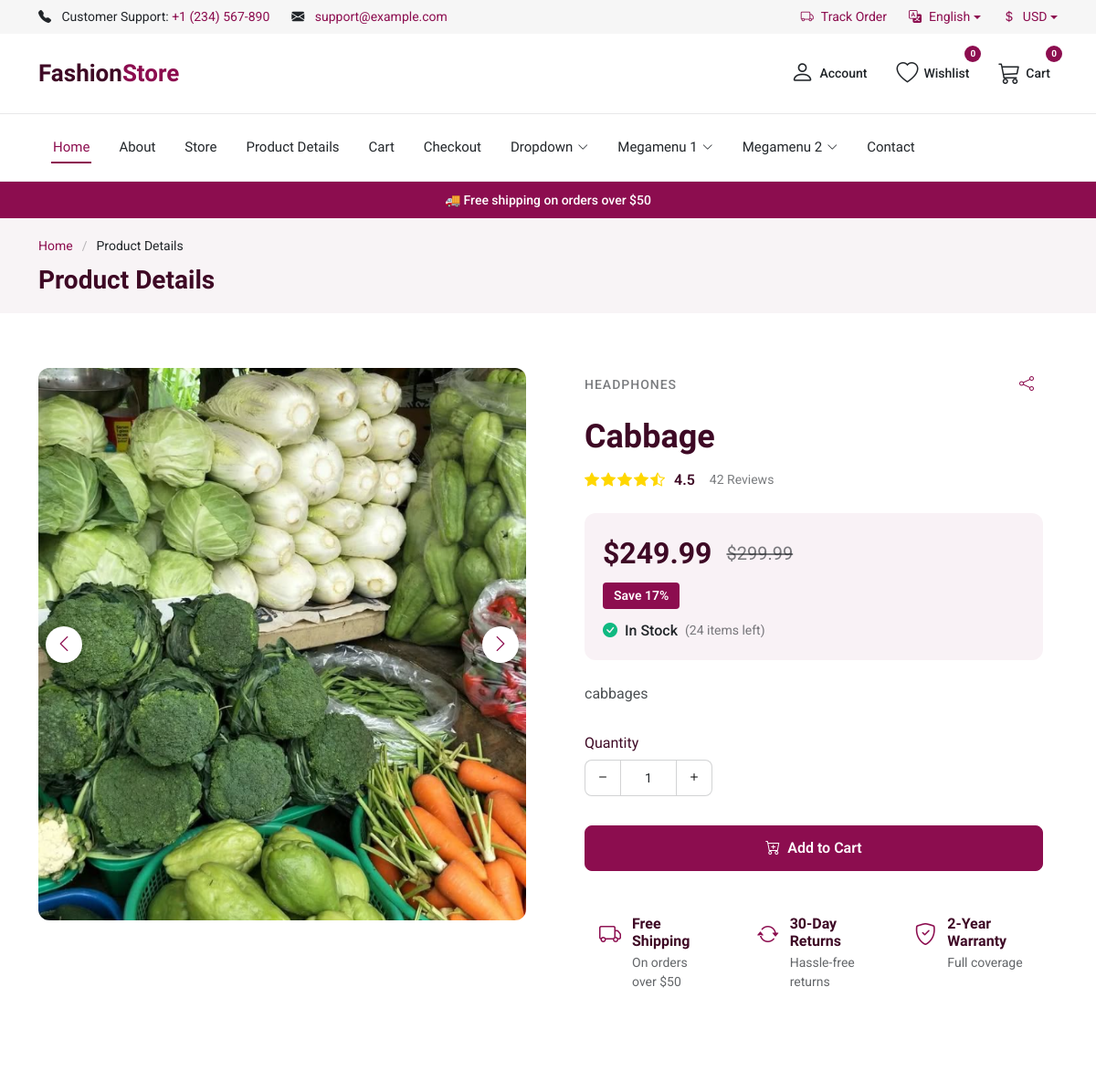
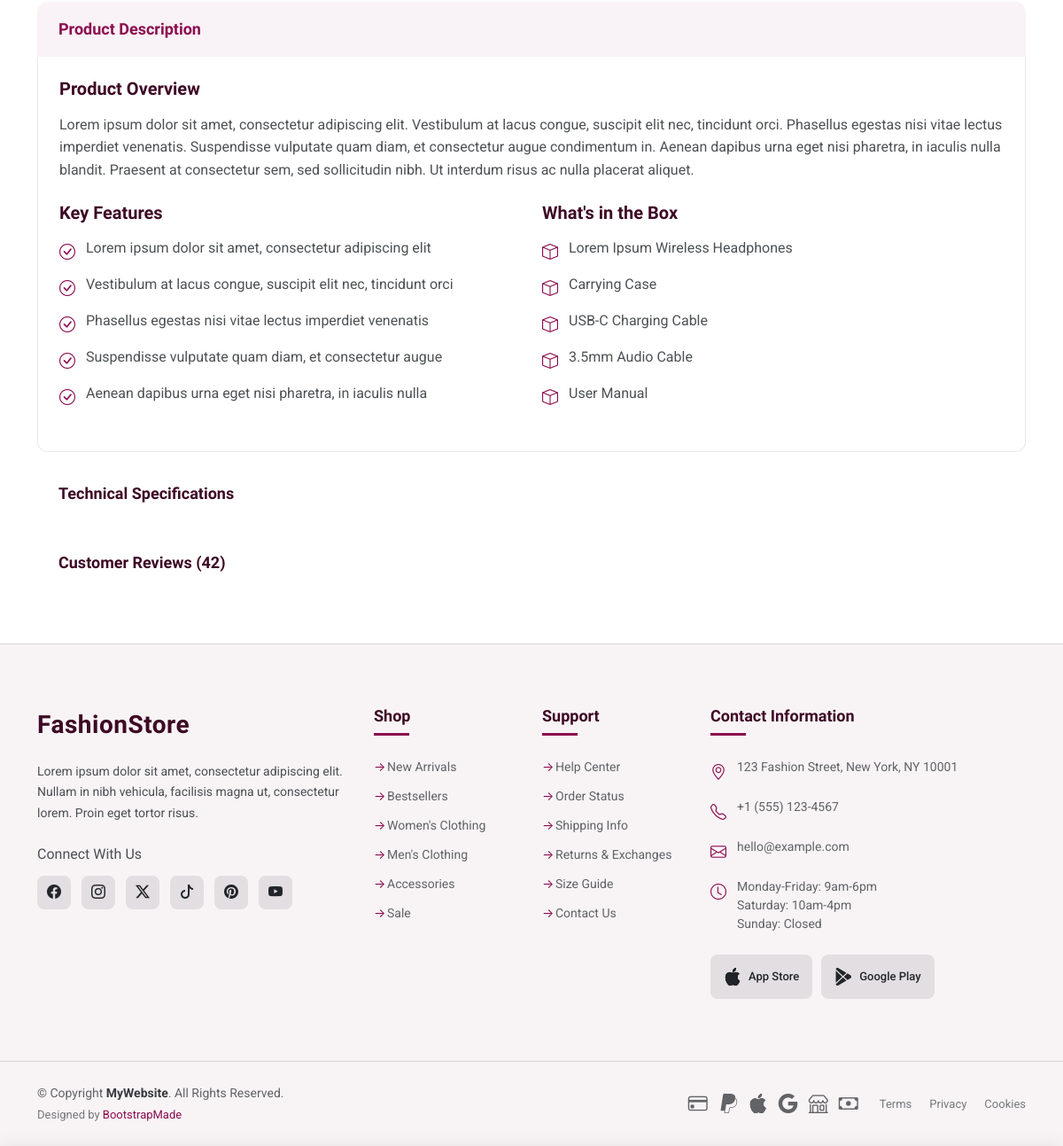
The page /store/category/fruits-and-vegetables/cabbage/ on the database its author committed (2 pictures, top to bottom).
### store/models.py (models this page shows, shortened)
class Product(models.Model):
    category = models.ForeignKey(Category,on_delete=models.CASCADE)
    product_name = models.CharField(max_length=200,unique=True)
    slug = models.SlugField(max_length=200,unique=True)
    description = models.TextField(max_length=200,blank=True)
    price = models.IntegerField()
    image = models.ImageField(upload_to='photos/products',blank=True)
    is_available = models.BooleanField(default=True)
    created_date = models.DateTimeField(auto_now_add=True)
    modified_date = models.DateTimeField(auto_now=True)

### store/views.py (the view)
# urls.py: path('category/<slug:category_slug>/<slug:product_slug>/',views.product_detail,name='product_detail'),
def product_detail(request,category_slug,product_slug):
    try:
        single_product = Product.objects.get(category__slug=category_slug,slug=product_slug)
        in_cart = CartItem.objects.filter(cart__cart_id = _cart_id(request),product=single_product).exists()
    except Exception as e:
        raise e
    context = {
        'single_product':single_product,
        'in_cart':in_cart
    }
    return render(request,"store/product-details.html",context)

### carts/context_processor.py (called while the page is built)
def counter(request):
    cart_count = 0
    if 'admin' in request.path:
        return {}
    else:
        try:
            cart = Cart.objects.get(cart_id=_cart_id(request))
            cart_items = CartItem.objects.all().filter(cart=cart)
            cart_count = sum(cart_item.quantity for cart_item in cart_items)
        except Cart.DoesNotExist:
            cart_count = 0
    return dict(cart_count=cart_count)

### carts/views.py (called while the page is built)
def _cart_id(request):
    cart_session = request.session.get('cart_id')
    if not cart_session:
        cart_session = str(uuid.uuid4())
        request.session['cart_id'] = cart_session
    return cart_session

### category/context_processor.py (called while the page is built)
def menu_links(request):
     links = Category.objects.all()
     return {'links':links}

### templates/store/product-details.html (shortened to what this page needs)
{% extends 'base.html' %}
{% load static %}
{% block content %}
  <main class="main">
    <div class="page-title light-background">
      <div class="container">
        <nav class="breadcrumbs">
          <ol>
            <li><a href="{% url 'home' %}">Home</a></li>
            <li class="current">Product Details</li>
          </ol>
        </nav>
        <h1>Product Details</h1>
      </div>
    </div>
    <section id="product-details" class="product-details section">
      <div class="container" data-aos="fade-up" data-aos-delay="100">
        <div class="row g-5">
          <div class="col-lg-6 mb-5 mb-lg-0" data-aos="fade-right" data-aos-delay="200">
            <div class="product-gallery">
              <div class="main-image-wrapper">
                <div class="image-zoom-container">
                  <a href="{{ single_product.image.url }}" class="glightbox" data-gallery="product-gallery">
                    <img src="{{ single_product.image.url }}" alt="{{single_product.product_name}}" class="img-fluid main-image drift-zoom" id="main-product-image" data-zoom="{{ single_product.image.url }}">
                  </a>
                </div>
                <div class="image-nav">
                  <button class="image-nav-btn prev-image">
                    <i class="bi bi-chevron-left"></i>
                  </button>
                  <button class="image-nav-btn next-image">
                    <i class="bi bi-chevron-right"></i>
                  </button>
                </div>
              </div>
            </div>
          </div>
          <div class="col-lg-6" data-aos="fade-left" data-aos-delay="200">
            <div class="product-info-wrapper" id="product-info-sticky">
              <div class="product-meta">
                <div class="d-flex justify-content-between align-items-center mb-3">
                  <span class="product-category">Headphones</span>
                  <div class="product-share">
                    <button class="share-btn" aria-label="Share product">
                      <i class="bi bi-share"></i>
                    </button>
                  </div>
                </div>
                <h1 class="product-title">{{single_product.product_name}}</h1>
                <div class="product-rating">
                  <div class="stars">
                    <i class="bi bi-star-fill"></i>
                    <i class="bi bi-star-fill"></i>
                    <i class="bi bi-star-fill"></i>
                    <i class="bi bi-star-fill"></i>
                    <i class="bi bi-star-half"></i>
                    <span class="rating-value">4.5</span>
                  </div>
                  <a href="#reviews" class="rating-count">42 Reviews</a>
                </div>
              </div>
              <div class="product-price-container">
                <div class="price-wrapper">
                  <span class="current-price">$249.99</span>
                  <span class="original-price">$299.99</span>
                </div>
                <span class="discount-badge">Save 17%</span>
                <div class="stock-info">
                  <i class="bi bi-check-circle-fill"></i>
                  <span>In Stock</span>
                  <span class="stock-count">(24 items left)</span>
                </div>
              </div>
              <div class="product-short-description">
                <p>{{single_product.description}}</p>
              </div>
              <div class="product-options">
                <div class="option-group">
                  <h6 class="option-title">Quantity</h6>
                  <div class="quantity-selector">
                    <button class="quantity-btn decrease">
                      <i class="bi bi-dash"></i>
                    </button>
                    <input type="number" class="quantity-input" value="1" min="1" max="24">
                    <button class="quantity-btn increase">
                      <i class="bi bi-plus"></i>
                    </button>
                  </div>
                </div>
              </div>
              <div class="product-actions">
                {% if not single_product.is_available %}
                <div class="container">
                    <h5 class="text-danger font-weight-bold">Out of Stock</h5>
                </div>
                {% else %}
                  {% if in_cart %}
                    <a class="btn btn-success">
                      <i class="fas fa-check"></i> Added to Cart
                    </a>
                    <a href="{% url 'cart' %}" class="btn btn-outline-primary">
                      <i class="fas fa-eye"></i>View Cart
                    </a>
                  {% else %}
                    <a href="{% url 'add_cart' single_product.id %}" class="btn btn-primary add-to-cart-btn">
                      <i class="bi bi-cart-plus"></i> Add to Cart
                    </a>
                  {% endif %}
                {% endif %}
              </div>
              <div class="delivery-options">
                <div class="delivery-option">
                  <i class="bi bi-truck"></i>
                  <div>
                    <h6>Free Shipping</h6>
                    <p>On orders over $50</p>
                  </div>
                </div>
                <div class="delivery-option">
                  <i class="bi bi-arrow-repeat"></i>
                  <div>
                    <h6>30-Day Returns</h6>
                    <p>Hassle-free returns</p>
                  </div>
                </div>
                <div class="delivery-option">
                  <i class="bi bi-shield-check"></i>
                  <div>
                    <h6>2-Year Warranty</h6>
                    <p>Full coverage</p>
                  </div>
                </div>
              </div>
            </div>
          </div>
        </div>
        <div class="row mt-5" data-aos="fade-up">
          <div class="col-12">
            <div class="product-details-accordion">
              <div class="accordion-item">
                <h2 class="accordion-header">
                  <button class="accordion-button" type="button" data-bs-toggle="collapse" data-bs-target="#description" aria-expanded="true" aria-controls="description">
                    Product Description
                  </button>
                </h2>
                <div id="description" class="accordion-collapse collapse show">
                  <div class="accordion-body">
                    <div class="product-description">
                      <h4>Product Overview</h4>
                      <p>Lorem ipsum dolor sit amet, consectetur adipiscing elit. Vestibulum at lacus congue, suscipit elit nec, tincidunt orci. Phasellus egestas nisi vitae lectus imperdiet venenatis. Suspendisse vulputate quam diam, et consectetur augue condimentum in. Aenean dapibus urna eget nisi pharetra, in iaculis nulla blandit. Praesent at consectetur sem, sed sollicitudin nibh. Ut interdum risus ac nulla placerat aliquet.</p>
                      <div class="row mt-4">
                        <div class="col-md-6">
                          <h4>Key Features</h4>
                          <ul class="feature-list">
                            <li><i class="bi bi-check-circle"></i> Lorem ipsum dolor sit amet, consectetur adipiscing elit</li>
                            <li><i class="bi bi-check-circle"></i> Vestibulum at lacus congue, suscipit elit nec, tincidunt orci</li>
                            <li><i class="bi bi-check-circle"></i> Phasellus egestas nisi vitae lectus imperdiet venenatis</li>
                            <li><i class="bi bi-check-circle"></i> Suspendisse vulputate quam diam, et consectetur augue</li>
                            <li><i class="bi bi-check-circle"></i> Aenean dapibus urna eget nisi pharetra, in iaculis nulla</li>
                          </ul>
                        </div>
                        <div class="col-md-6">
                          <h4>What's in the Box</h4>
                          <ul class="feature-list">
                            <li><i class="bi bi-box"></i> Lorem Ipsum Wireless Headphones</li>
                            <li><i class="bi bi-box"></i> Carrying Case</li>
                            <li><i class="bi bi-box"></i> USB-C Charging Cable</li>
                            <li><i class="bi bi-box"></i> 3.5mm Audio Cable</li>
                            <li><i class="bi bi-box"></i> User Manual</li>
                          </ul>
                        </div>
                      </div>
                    </div>
                  </div>
                </div>
              </div>
              <div class="accordion-item">
                <h2 class="accordion-header">
                  <button class="accordion-button collapsed" type="button" data-bs-toggle="collapse" data-bs-target="#specifications" aria-expanded="false" aria-controls="specifications">
                    Technical Specifications
                  </button>
                </h2>
              </div>
              <div class="accordion-item" id="reviews">
                <h2 class="accordion-header">
                  <button class="accordion-button collapsed" type="button" data-bs-toggle="collapse" data-bs-target="#reviewsContent" aria-expanded="false" aria-controls="reviewsContent">
                    Customer Reviews (42)
                  </button>
                </h2>
              </div>
            </div>
          </div>
        </div>
      </div>
    </section>
  </main>
</body>
</html>
{% endblock %}

### rows shown on the page
Product: image (picture), product_name "Cabbage", description "cabbages"

### other values the page prints
{{ cart_count }} "0"
